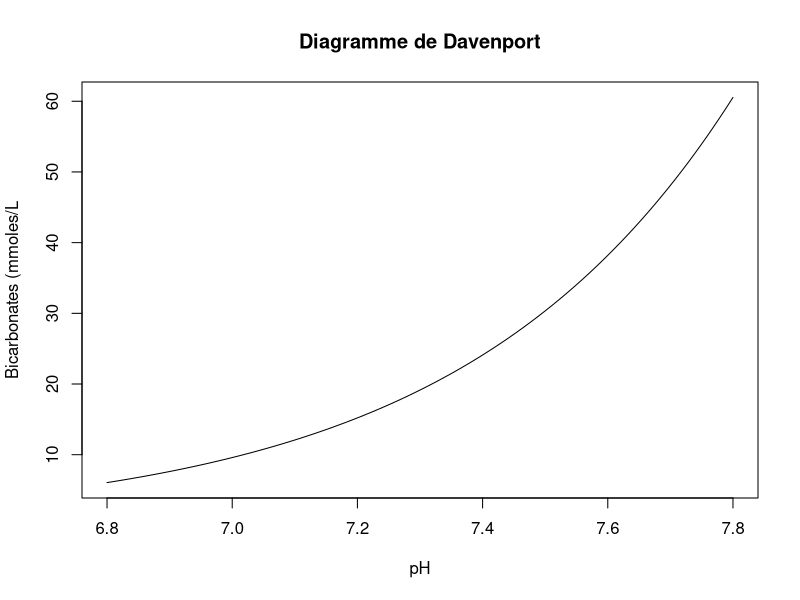

The R source for this figure:
## ---- chunk 1
pH1<-function(x){return(-log10(x))}
pH1(40e-9)

cH<-function(pH){return(10^-pH)}
cH(7.39794)

## ---- chunk 2
pH<-function(bic=0,pCO2=0,cH=0){
  if(cH != 0){
    return(-log10(cH))
  }
  else{
    if(bic==0)stop("il manque les bicarbonates")
    if(pCO2==0)stop("il manque la pCO2")
    return(6.1+log10(bic/(0.0302*pCO2)))
  }
}

pH(25,40)
pH(cH=4e-8)
pH(10,20)
## ---- chunk 3
gds<-function(bic=NA,pCO2=NA,pH=NA,cH=NA){
  if(!is.na(cH)){
    return(-log10(cH))
  }
  if(!is.na(bic)&!is.na(pCO2)){
    return(6.1+log10(bic/(0.0302*pCO2)))
  }
  if(!is.na(bic)&!is.na(pH)){
    return(10^-(pH-6.1-log10(bic))/0.0302)
  }
  if(!is.na(pCO2)&!is.na(pH)){
    return(10^(pH-6.1+log10(0.0302*pCO2)))
  }
  if(!is.na(pH)){
    return(return(10^-pH))
  }
}

gds(25,40)
gds(pH=7.42)
gds(pH=7.42,bic=25)
gds(pH=7.42,pCO2=40)
gds(cH=40e-9)
## ---- chunk 4
ph<-seq(6.8,7.8,0.01)
n<-1
bic=1:length(ph)
for(i in ph){bic[n]=gds(pH=i,pCO2=40);n=n+1}
plot(ph,bic,type="l",xlab="pH",ylab="Bicarbonates (mmoles/L",main="Diagramme de Davenport")
## ---- chunk 5
pCO2<-gds(pH=7.5,bic=30)
pCO2
